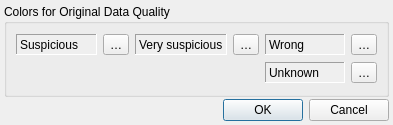
<?xml version="1.0" encoding="UTF-8"?>
<ui version="4.0">
 <class>UserSettings</class>
 <widget class="QDialog" name="UserSettings">
  <property name="geometry">
   <rect>
    <x>0</x>
    <y>0</y>
    <width>393</width>
    <height>125</height>
   </rect>
  </property>
  <property name="windowTitle">
   <string>User Settings</string>
  </property>
  <layout class="QVBoxLayout" name="verticalLayout">
   <property name="spacing">
    <number>2</number>
   </property>
   <property name="margin">
    <number>4</number>
   </property>
   <item>
    <widget class="QGroupBox" name="groupColorsOriginal">
     <property name="title">
      <string>Colors for Original Data Quality</string>
     </property>
     <layout class="QGridLayout" name="gridLayout">
      <item row="0" column="0">
       <widget class="QLabel" name="labelUI2_1">
        <property name="toolTip">
         <string>Probably correct (useinfo(2) = 1)</string>
        </property>
        <property name="autoFillBackground">
         <bool>true</bool>
        </property>
        <property name="frameShape">
         <enum>QFrame::Panel</enum>
        </property>
        <property name="frameShadow">
         <enum>QFrame::Sunken</enum>
        </property>
        <property name="text">
         <string>Suspicious</string>
        </property>
       </widget>
      </item>
      <item row="0" column="1">
       <widget class="QToolButton" name="buttonUI2_1">
        <property name="text">
         <string notr="true">…</string>
        </property>
       </widget>
      </item>
      <item row="0" column="2">
       <widget class="QLabel" name="labelUI2_2">
        <property name="toolTip">
         <string>Probably wrong (useinfo(2) = 2)</string>
        </property>
        <property name="autoFillBackground">
         <bool>true</bool>
        </property>
        <property name="frameShape">
         <enum>QFrame::Panel</enum>
        </property>
        <property name="frameShadow">
         <enum>QFrame::Sunken</enum>
        </property>
        <property name="text">
         <string>Very suspicious</string>
        </property>
       </widget>
      </item>
      <item row="0" column="3">
       <widget class="QToolButton" name="buttonUI2_2">
        <property name="text">
         <string notr="true">…</string>
        </property>
       </widget>
      </item>
      <item row="0" column="4">
       <widget class="QLabel" name="labelUI2_3">
        <property name="toolTip">
         <string>Surely wrong (useinfo(2) = 3)</string>
        </property>
        <property name="autoFillBackground">
         <bool>true</bool>
        </property>
        <property name="frameShape">
         <enum>QFrame::Panel</enum>
        </property>
        <property name="frameShadow">
         <enum>QFrame::Sunken</enum>
        </property>
        <property name="text">
         <string>Wrong</string>
        </property>
       </widget>
      </item>
      <item row="0" column="5">
       <widget class="QToolButton" name="buttonUI2_3">
        <property name="text">
         <string notr="true">…</string>
        </property>
       </widget>
      </item>
      <item row="1" column="4">
       <widget class="QLabel" name="labelUI2_9">
        <property name="toolTip">
         <string>No quality information (useinfo(2) = 9)</string>
        </property>
        <property name="autoFillBackground">
         <bool>true</bool>
        </property>
        <property name="frameShape">
         <enum>QFrame::Panel</enum>
        </property>
        <property name="frameShadow">
         <enum>QFrame::Sunken</enum>
        </property>
        <property name="text">
         <string>Unknown</string>
        </property>
       </widget>
      </item>
      <item row="1" column="5">
       <widget class="QToolButton" name="buttonUI2_9">
        <property name="text">
         <string notr="true">…</string>
        </property>
       </widget>
      </item>
     </layout>
    </widget>
   </item>
   <item>
    <widget class="QDialogButtonBox" name="buttonBox">
     <property name="orientation">
      <enum>Qt::Horizontal</enum>
     </property>
     <property name="standardButtons">
      <set>QDialogButtonBox::Cancel|QDialogButtonBox::Ok</set>
     </property>
    </widget>
   </item>
  </layout>
 </widget>
 <resources/>
 <connections>
  <connection>
   <sender>buttonBox</sender>
   <signal>accepted()</signal>
   <receiver>UserSettings</receiver>
   <slot>accept()</slot>
   <hints>
    <hint type="sourcelabel">
     <x>222</x>
     <y>98</y>
    </hint>
    <hint type="destinationlabel">
     <x>157</x>
     <y>114</y>
    </hint>
   </hints>
  </connection>
  <connection>
   <sender>buttonBox</sender>
   <signal>rejected()</signal>
   <receiver>UserSettings</receiver>
   <slot>reject()</slot>
   <hints>
    <hint type="sourcelabel">
     <x>274</x>
     <y>104</y>
    </hint>
    <hint type="destinationlabel">
     <x>278</x>
     <y>114</y>
    </hint>
   </hints>
  </connection>
  <connection>
   <sender>buttonUI2_1</sender>
   <signal>clicked()</signal>
   <receiver>UserSettings</receiver>
   <slot>onOriginalColorUI2_1()</slot>
   <hints>
    <hint type="sourcelabel">
     <x>111</x>
     <y>40</y>
    </hint>
    <hint type="destinationlabel">
     <x>13</x>
     <y>123</y>
    </hint>
   </hints>
  </connection>
  <connection>
   <sender>buttonUI2_2</sender>
   <signal>clicked()</signal>
   <receiver>UserSettings</receiver>
   <slot>onOriginalColorUI2_2()</slot>
   <hints>
    <hint type="sourcelabel">
     <x>252</x>
     <y>41</y>
    </hint>
    <hint type="destinationlabel">
     <x>231</x>
     <y>0</y>
    </hint>
   </hints>
  </connection>
  <connection>
   <sender>buttonUI2_3</sender>
   <signal>clicked()</signal>
   <receiver>UserSettings</receiver>
   <slot>onOriginalColorUI2_3()</slot>
   <hints>
    <hint type="sourcelabel">
     <x>365</x>
     <y>30</y>
    </hint>
    <hint type="destinationlabel">
     <x>359</x>
     <y>1</y>
    </hint>
   </hints>
  </connection>
  <connection>
   <sender>buttonUI2_9</sender>
   <signal>clicked()</signal>
   <receiver>UserSettings</receiver>
   <slot>onOriginalColorUI2_9()</slot>
   <hints>
    <hint type="sourcelabel">
     <x>377</x>
     <y>67</y>
    </hint>
    <hint type="destinationlabel">
     <x>392</x>
     <y>67</y>
    </hint>
   </hints>
  </connection>
 </connections>
 <slots>
  <slot>onOriginalColorUI2_1()</slot>
  <slot>onOriginalColorUI2_2()</slot>
  <slot>onOriginalColorUI2_3()</slot>
  <slot>onOriginalColorUI2_9()</slot>
 </slots>
</ui>
